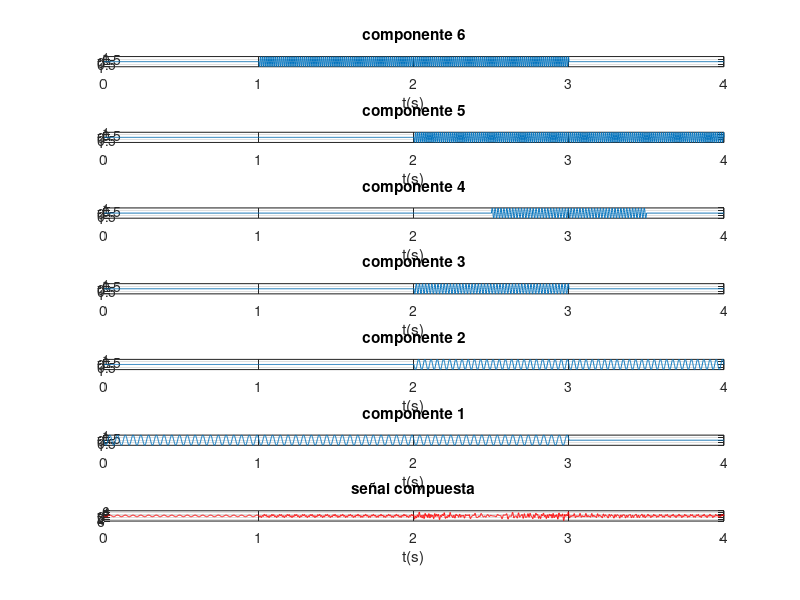
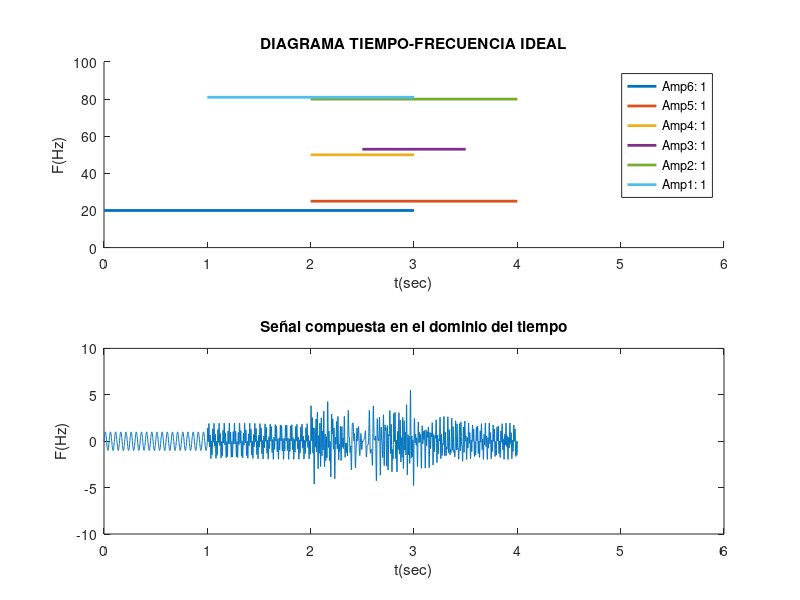

Reproduce these figures in MATLAB, in order. (Note: this script raises an error after producing the figures.)
%% PRÁCTICA 13.12. Análisis tiempo‑frecuencia mediante la transformada Superlets FASLT

clc, close all, clear all
 
%% 1. Recepción de datos (frecuencia, amplitudes y duraciones) de todas las componentes:
% Los datos siguientes solo deben ser reemplazados según se desee introducir problemas de:
% - Resolución en frecuencia: tonos muy juntos
% - Detección: componentes muy pequeñas relativas a la mayor de 1.
 
% %1.1 Frecuencias de las componentes (ordenadas de menor a mayor):
%f1=20; f2=30; f3=50; f4=60; f5=80; f6=90;
f1=20; f2=25; f3=50; f4=53; f5=80; f6=81;
% % 1.2 Amplitudes:
a1=1; a2=1; a3=1; a4=1; a5=1; a6=1;
%a1= 1; a2= 0.1; a3= 0.1; a4= 0.05; a5= 0.01; a6=0.005;
% 1.3 Duraciones de las componentes:
t1=[0 3]; t2=[2 4]; t3=[2 3]; t4=[2.5 3.5]; t5=[2 4]; t6=[1 3];
%% 1.2. Generación de la señal compuesta (suma de todas las componentes):
Fs=10*f6; % Fs respecto de la f6 que es la más exigente 
Ts=1/Fs;
duracion = 4; % es el tiempo máximo que ocupan las componentes
t=0:Ts:duracion;
%% MÉTODO 2: aprovechando las ventajas de programación de Matlab,
% se realiza el método anterior pero ahora de manera compacta:
% Primeramente se generan cada una de las componentes en todo el intervalo (4 segundos):
comp1=a1*sin(2*pi*f1*t);
comp2=a2*sin(2*pi*f2*t);
comp3=a3*sin(2*pi*f3*t);
comp4=a4*sin(2*pi*f4*t);
comp5=a5*sin(2*pi*f5*t);
comp6=a6*sin(2*pi*f6*t);
% Se llena de ceros las componentes en los intervalos donde no existen pero se aprovecha
% las posibilidades de Matlab:
comp1=(t<=3).*(comp1);
comp2=((t>=2)&(t<=4)).*(comp2);
comp3=((t>2) & (t<=3)).*(comp3);
comp4=((t>=2.5)&(t<=3.5)).*(comp4);
comp5=((t>=2)&(t<=4)).*(comp5);
comp6=((t>=1)&(t<=3)).*(comp6);
% Presentación de las componentes en forma ascendentes tal como es el
% diagrama TF ideal:
figure
subplot(7,1,1);plot(t,comp6);title('componente 6'); xlabel('t(s)');grid on;
subplot(7,1,2);plot(t,comp5);title('componente 5'); xlabel('t(s)');grid on;
subplot(7,1,3);plot(t,comp4);title('componente 4'); xlabel('t(s)');grid on;
subplot(7,1,4);plot(t,comp3);title('componente 3'); xlabel('t(s)');grid on;
subplot(7,1,5);plot(t,comp2);title('componente 2'); xlabel('t(s)');grid on;
subplot(7,1,6);plot(t,comp1);title('componente 1'); xlabel('t(s)');grid on;
% Una vez generadas las componentes, las sumamos para obtener la señal compuesta:
yt1 = comp1+comp2+comp3+comp4+comp5+comp6;
subplot(7,1,7);plot(t,yt1,'r');title('señal compuesta'); xlabel('t(s)');grid on;
% Visualización del TF ideal en conjunto con la señal compuesta obtenida de
% manera que se vea la existencia de una o varias componentes según los intervalos  
figure
subplot(2,1,1);
hold on
plot (t1,[f1 f1],'linewidth',2)
plot (t2,[f2 f2],'linewidth',2)
plot (t3,[f3 f3],'linewidth',2)
plot (t4,[f4 f4],'linewidth',2)
plot (t5,[f5 f5],'linewidth',2)
plot (t6,[f6 f6],'linewidth',2)
title('DIAGRAMA TIEMPO-FRECUENCIA IDEAL')
xlabel('t(sec)'), ylabel('F(Hz)'), axis([0 6 0 100])
legend('Amp6: 1','Amp5: 1','Amp4: 1','Amp3: 1','Amp2: 1','Amp1: 1')
%legend('Amp6: 1','Amp5: 0.01','Amp4: 0.001','Amp3: 0.001','Amp2: 0.01','Amp1: 1')
subplot(2,1,2);
plot(t,yt1);
title('Señal compuesta en el dominio del tiempo');
xlabel('t(sec)');
ylabel('F(Hz)');
axis([0 6 -10 10]) % mismos limites horizontales que el TF ideal para observar correspondencias
xn = yt1;
%% 2. ANÁLISIS EN FRECUENCIA:
N=length(xn); % numero de muestras de la señal discretizada
FACTOR = 1024;
nFFT=2^(ceil(log2(N)))*FACTOR;
f=linspace(0,Fs,nFFT);
%% 2.1 Periodograma Modificado con BH4T:
window_2=blackmanharris(fix(length(xn)));
xn_enventanada_2 = window_2 .* xn';
PM2 = 20*log10(abs(fft(xn_enventanada_2,nFFT)));
%% 2.2 CORRELOGRAMA MODIFICADO
r1 =xcorr(xn); % CÁLCULO DE LA AUTOCORRELACIÓN
r1 = r1';
% Ventana:
ventana1=bartlett(2*N-1);
% Autocorrelación enventanada:
rw1 = r1.*ventana1;
% TOMAMOS SOLO LA PARTE POSITIVA DE LA AUTOCORRELACIÓN:
rw1=rw1(1:end); 
% APLICAMOS LA FFT A LA AUTOCORRELACIÓN ENVENTANADA:
N_r1=length(rw1);
nFFT_corr=2^(ceil(log2(N_r1)))*FACTOR;
Correlograma1 = abs(fft(rw1, nFFT_corr));
f_corr = linspace(0,Fs,nFFT_corr);
%% 2.3 METODO PARAMETRICO: AR
orden = 400;
[P_yulear,fb]=pyulear(xn,orden,nFFT,Fs);
figure
hold on
plot(f,PM2,'b');
plot(f_corr, 20*log10(Correlograma1),'r');
plot(fb, 20*log10(P_yulear),'k')
legend('PM-BH4T','Correlog. Bartlett','P. yulear orden 500')
title('Comparación de los mejores métodos de estimación espectral')
xlabel ('f(Hz)'), xlim([0 Fs/2]);% Xmin Xmax Ymin Ymax, grid minor
% %% 3.1 ANÁLISIS EN T-F: el ESPECTROGRAMA
% % Se emplea una ventana BH4T grande (20% -- señal / 5):
% tic
% window_RF = blackmanharris(fix(length(xn)/20));
% noverlap_RF=fix(length(window_RF)/2);
% L_ventana_RF=length(window_RF);
% FACTOR = 32;
% nFFT_ventana_RF=2^(ceil(log2(L_ventana_RF)))*FACTOR;
% %Uso de la función spectrogram SIN PARÁMETROS DE SALIDA:
% figure
% spectrogram(xn,window_RF,noverlap_RF,nFFT_ventana_RF,Fs,'yaxis');
% title('ESPECTROGRAMA SIN PARÁMETROS DE SALIDA');
% toc
%% 3.2 ANÁLISIS EN T-F: Transformada de Wigner-Ville (WVD):
tic
[d,f,t] = wvd(xn, Fs);
figure
subplot(2,1,1);
hold on
plot (t1,[f1 f1],'linewidth',2)
plot (t2,[f2 f2],'linewidth',2)
plot (t3,[f3 f3],'linewidth',2)
plot (t4,[f4 f4],'linewidth',2)
plot (t5,[f5 f5],'linewidth',2)
plot (t6,[f6 f6],'linewidth',2)
title('DIAGRAMA TIEMPO-FRECUENCIA IDEAL')
xlabel('t(sec)'), ylabel('F(Hz)'), axis([0 6 0 100])
legend('Amp6: 1','Amp5: 1','Amp4: 1','Amp3: 1','Amp2: 1','Amp1: 1')
% legend('Amp6: 0.005','Amp5: 0.01','Amp4: 0.05','Amp3: 0.1','Amp2: 0.1','Amp1: 1')
subplot(2,1,2);
contour(t,f,abs(d));
title('DIAGRAMA TIEMPO-FRECUENCIA WVD')
xlabel('t(sec)'), ylabel('F(Hz)'), axis([0 6 0 100]), colorbar
toc


%% 3.3 ANÁLISIS EN T-F: Transformada de SPWVD:
tic
[d, f, t] = wvd(xn,Fs,'smoothedPseudo',hamming(501),rectwin(501), 'NumFrequencyPoints',1000);
figure
subplot(2,1,1);
hold on
plot (t1,[f1 f1],'linewidth',2)
plot (t2,[f2 f2],'linewidth',2)
plot (t3,[f3 f3],'linewidth',2)
plot (t4,[f4 f4],'linewidth',2)
plot (t5,[f5 f5],'linewidth',2)
plot (t6,[f6 f6],'linewidth',2)
title('DIAGRAMA TIEMPO-FRECUENCIA IDEAL')
xlabel('t(sec)'), ylabel('F(Hz)'), axis([0 6 0 100])
legend('Amp6: 1','Amp5: 1','Amp4: 1','Amp3: 1','Amp2: 1','Amp1: 1')
%legend('Amp6: 0.005','Amp5: 0.01','Amp4: 0.05','Amp3: 0.1','Amp2: 0.1','Amp1: 1')
subplot(2,1,2);
contour(t,f,abs(d));
title('DIAGRAMA TIEMPO-FRECUENCIA SPWVD')
xlabel('t(sec)'), ylabel('F(Hz)')
axis([0 6 0 100])
colorbar
toc


%% TRANFORMADA DE GABOR:
% Para que funcione correctamente, respetar el siguiente procedimiento: 
xn = yt1;
inputSignal = yt1'; %señal de entrada 
% =============================================================
window_RF = blackmanharris(fix(length(xn)/20));
noverlap_RF=fix(length(window_RF)/2);
L_ventana_RF=length(window_RF);
FACTOR = 32;
nFFT_ventana_RF=2^(ceil(log2(L_ventana_RF)))*FACTOR;

% Con cualquiera de las dos líneas siguientes se obtuvo lo mismo y no influyó en nada.
tic
F = DGTtool('windowName','Gauss'); % NO HAY EFECTO DE PARÁMETROS, se obtiene mismo resultado
%F = DGTtool('windowShift',500,'windowLength',1500,'FFTnum',2000,'windowName','Blackman')
%F = DGTtool('windowShift',noverlap_RF,'windowLength',length(window_RF),'FFTnum',nFFT_ventana_RF,'windowName','Blackman')

% =============================================================
X = F(inputSignal);
% Gráfica del espectrograma. La frecuencia de muestreo se puede omitir: F.plot(x).
% Nota: Las funciones de trazado se pueden usar directamente después de definir F.
x = F.pinv(X);% convierte el espectrograma de nuevo en señal
%Si no se emplea la instrucción anterior, la siguiente instrucción no funcionaría:
%F.plot(S,Fs);%NO FUNCIONARÍA
F.plot(x,Fs); % CUIDADO: aquí debe ir x y no el X (como sería lógico), muy raro.
%F.plotReassign(x,Fs)
sgtitle('Transformada de Gabor ventana de Gauss');
toc


%% 3.5 REASIGNADA DE FOURIER:
tic
figure
% Uso de la función SIN PARÁMETROS DE SALIDA:
% Las dos siguientes líneas de código produjeron muy malos resultados:
%pspectrum(yt1,Fs,'FrequencyLimits',[0 100],'FrequencyResolution',1,'Leakage',0.85,'spectrogram','Reassign',true);
%pspectrum(yt1,Fs,"spectrogram",'FrequencyResolution',1,'Leakage',0.85,'Reassign',true)
% Uso de la función CON PARÁMETROS DE SALIDA: da mejores resultados:
[P, F, T]=pspectrum(yt1,Fs,'FrequencyLimits',[0 100],'FrequencyResolution',1,'Leakage',0.85,'spectrogram','Reassign',true);
mesh(T,F,P) % produjo resultados muy buenos
colormap parula
title('ESPECTROGRAMA REASIGNADO EN FRECUENCIA')
xlabel('Tiempo'), ylabel('F(Hz)'), axis tight
view(2)
toc


%% 3.6 ANALISIS en TF:
% Transformada Sincronizada de Fourier (Fourier-based SynchroSqueezing Transform o FSST)
% MEJOR RESOLUCION EN FRECUENCIA: ventana = 20% de la longitud de la señal
tic
window_F= blackmanharris(fix(length(yt1)/5));
[d_F, f_F, t_F] = fsst(yt1,Fs,window_F);
figure
contour(t_F,f_F,abs(d_F));
title('FSST con longitud de ventana = 20% de la longitud de la señal')
xlabel('t(sec)'), ylabel('F(Hz)')
toc


%% 3.8 SUPERLETS ASLT:
% Uso de la función ASLT:
% Parametros de entrada
fois = 1:0.5:250;  %vector buffer para el rango de las frecuencias 
srord= [1, 30];     %vector de ciclos 
tic
TF_ASLT = aslt(xn, Fs, fois, 5, srord, 0);
toc
figure
imagesc(t,fois,TF_ASLT);
set(gca, 'ydir', 'normal');
colormap jet; ylim([0 250]); grid on;
title('SUPERLETS ASLT');
xlabel('t(sec)'); ylabel('F(Hz)');


%% =====================================================
% 3.9 SUPERLETS FASLT:
% Uso de la función FASLT:
fois = 1:0.5:250;  %vector buffer para el rango de las frecuencias 
srord2= [1, 250];    %vector de ciclos
tic
TF_FASLT = faslt(xn, Fs, fois, 8, srord2, 0);
toc
figure
imagesc(t,fois,TF_FASLT);
set(gca, 'ydir', 'normal');
colormap jet;
axis([0 5 0 250]); grid on;
title('SUPERLETS FASLT'); xlabel('t(sec)'); ylabel('F(Hz)');
